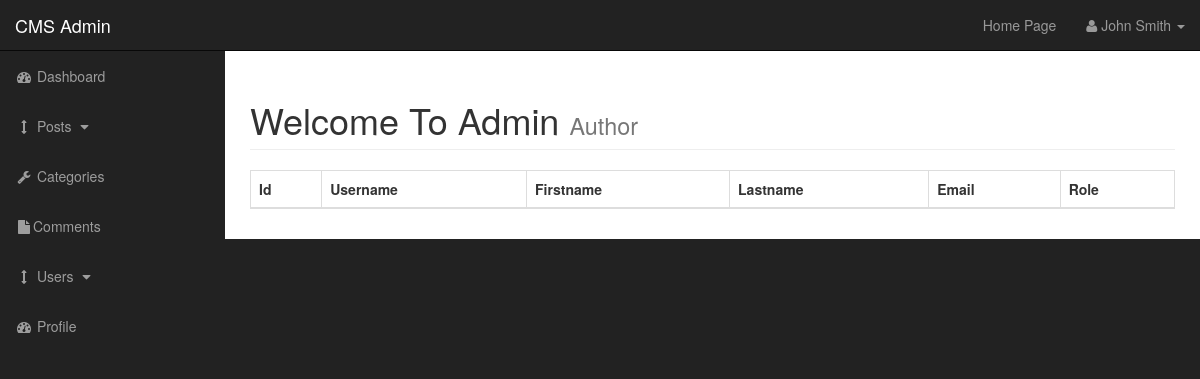
Page /admin/users.php on the earlier database version.
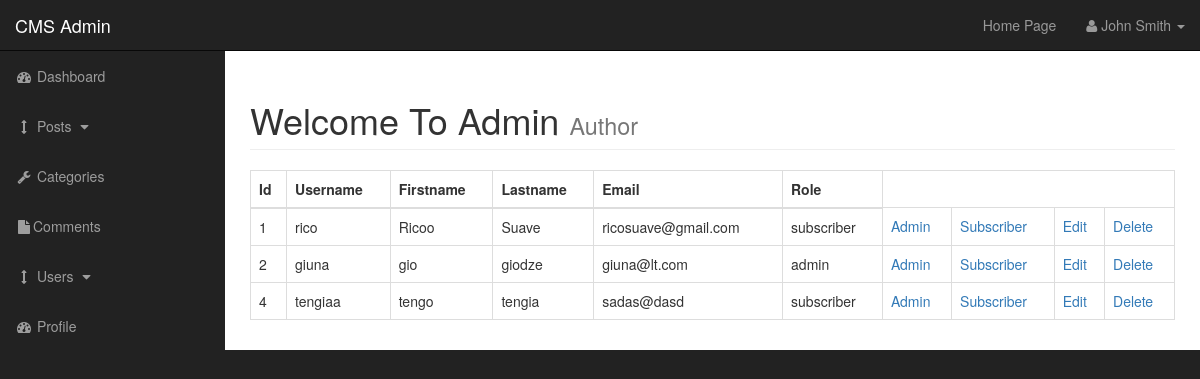
Same page on the later database version.
### tables this page shows
CREATE TABLE `users` (
  `user_id` int(3) NOT NULL,
  `username` varchar(255) NOT NULL,
  `user_password` varchar(255) NOT NULL,
  `user_firstname` varchar(255) NOT NULL,
  `user_lastname` varchar(255) NOT NULL,
  `user_email` varchar(255) NOT NULL,
  `user_iamge` text NOT NULL,
  `user_role` varchar(255) NOT NULL,
  `randSalt` varchar(255) NOT NULL
);

### admin/includes/view_all_users.php (the view, shortened to what this page needs)
<table class="table table-bordered table-hover">
    <thead>
    <tr>
        <th>Id</th>
        <th>Username</th>
        <th>Firstname</th>
        <th>Lastname</th>
        <th>Email</th>
        <th>Role</th>
    </tr>
    </thead>
    <tbody>
    <?php
    $query = "SELECT * FROM users" ;
    $select_users = mysqli_query($connection,$query);
    while($row = mysqli_fetch_assoc($select_users)){
        $user_id = $row['user_id'];
        $username = $row['username'];
        $user_firstname = $row['user_firstname'];
        $user_lastname = $row['user_lastname'];
        $user_email = $row['user_email'];
        $user_role = $row['user_role'];
        echo "<tr>";
        echo "<td>$user_id</td>";
        echo "<td>$username</td>";
        echo "<td>$user_firstname</td>";
        echo "<td>$user_lastname</td>";
        echo "<td>$user_email</td>";
        echo "<td>$user_role</td>";
        echo "<td><a href='users.php?change_to_admin={$user_id}'>Admin</a></td>";
        echo "<td><a href='users.php?change_to_sub={$user_id}'>Subscriber</a></td>";
        echo "<td><a href='users.php?source=edit_user&edit_user={$user_id}'>Edit</a></td>";
        echo "<td><a href='users.php?delete={$user_id}'>Delete</a></td>";
        echo "</tr>";
    }
    ?>
    </tbody>
</table>

### admin/includes/admin_header.php (shortened to what this page needs)
<!DOCTYPE html>
<html lang="en">
<head>
    <link href="css/bootstrap.min.css" rel="stylesheet">
    <link href="css/sb-admin.css" rel="stylesheet">
    <link href="font-awesome/css/font-awesome.min.css" rel="stylesheet" type="text/css">
</head>
<body>

### admin/users.php (shortened to what this page needs)
<?php include "includes/admin_header.php"?>
<div id="wrapper">
    <?php include "includes/admin_navigation.php"?>
    <div id="page-wrapper">
        <div class="container-fluid">
            <div class="row">
                <div class="col-lg-12">
                    <h1 class="page-header">
                        Welcome To Admin
                        <small>Author</small>
                    </h1>
                    <?php
                        if (isset($_GET['source'])){
                            $source = $_GET['source'];
                        } else {
                            $source = '';
                        }
                        switch($source) {
                            default:
                                include "includes/view_all_users.php";
                        }
                    ?>
                </div>
            </div>
        </div>
    </div>
    <?php include "includes/admin_footer.php"?>

### admin/includes/admin_navigation.php (shortened to what this page needs)
<nav class="navbar navbar-inverse navbar-fixed-top" role="navigation">
    <div class="navbar-header">
        <a class="navbar-brand" href="index.php">CMS Admin</a>
    </div>
    <ul class="nav navbar-right top-nav">
        <li><a href="../index.php">Home Page</a></li>
        <li class="dropdown">
            <a href="#" class="dropdown-toggle" data-toggle="dropdown"><i class="fa fa-user"></i> John Smith <b class="caret"></b></a>
        </li>
    </ul>
    <div class="collapse navbar-collapse navbar-ex1-collapse">
        <ul class="nav navbar-nav side-nav">
            <li>
                <a href="index.php"><i class="fa fa-fw fa-dashboard"></i> Dashboard</a>
            </li>
            <li>
                <a href="javascript:;" data-toggle="collapse" data-target="#posts_dropdown"><i class="fa fa-fw fa-arrows-v"></i> Posts <i class="fa fa-fw fa-caret-down"></i></a>
            </li>
            <li>
                <a href="./categories.php"><i class="fa fa-fw fa-wrench"></i> Categories </a>
            </li>
            <li>
                <a href="./comments.php"><i class="fa fa-fw fa-file"></i>Comments </a>
            </li>
            <li>
                <a href="javascript:" data-toggle="collapse" data-target="#demo"><i class="fa fa-fw fa-arrows-v"></i> Users <i class="fa fa-fw fa-caret-down"></i></a>
            </li>
            <li>
                <a href="index-rtl.html"><i class="fa fa-fw fa-dashboard"></i> Profile</a>
            </li>
        </ul>
    </div>
</nav>

### admin/includes/admin_footer.php (shortened to what this page needs)
</div>
</body>
</html>

### admin/css/sb-admin.css (style rules this page uses)
body { margin-top: 100px; background-color: #222; }
@media (min-width:768px) { body { margin-top: 50px; } }
#wrapper { padding-left: 0; }
#page-wrapper { width: 100%; padding: 0; background-color: #fff; }
@media (min-width:768px) { #wrapper { padding-left: 225px; } }
@media (min-width:768px) { #page-wrapper { padding: 10px; } }
.top-nav { padding: 0 15px; }
.top-nav>li { display: inline-block; float: left; }
.top-nav>li>a { padding-top: 15px; padding-bottom: 15px; line-height: 20px; color: #999; }
@media (min-width:768px) { .side-nav { position: fixed; top: 51px; left: 225px; width: 225px; margin-left: -225px; border: none; border-radius: 0; overflow-y: auto; background-color: #222; } }
@media (min-width:768px) { .side-nav>li>a { width: 225px; } }

Differences in the rows shown:
added users: user_id "1", username "rico", user_firstname "Ricoo", user_lastname "Suave", user_email "ricosuave@gmail.com", user_role "subscriber"
added users: user_id "2", username "giuna", user_firstname "gio", user_lastname "giodze", user_email "giuna@lt.com", user_role "admin"
added users: user_id "4", username "tengiaa", user_firstname "tengo", user_lastname "tengia", user_email "sadas@dasd", user_role "subscriber"
